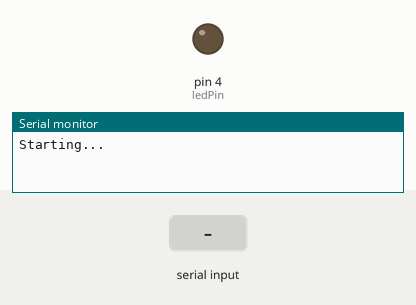
The sketch below on a simulated Arduino Uno, built with avr-gcc and run on an emulated ATmega328P. Shown: output pins drawn as LEDs (lit = HIGH), the last lines printed to the serial monitor. Inputs (shaded band) come from the test bench. The modem accepts every AT command (registered, SIM ready, sends succeed) and sends nothing else.

Above: at 0.8 s.
0.9 s: "1\n" received over the second serial link
At 28.16 s:
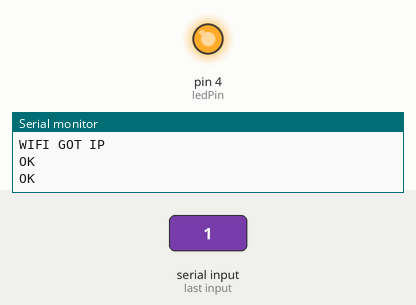
Timing chart, 0 to 29.5 s (numbered marks = the images above; inputs shaded):
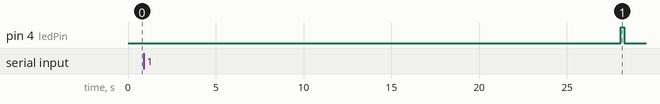

The sketch:

ThingSpeakOnly.ino
```cpp
#include <SoftwareSerial.h>

#define DEBUG true

// LED at D13
int ledPin = 4;

// Potentiometer at A0
int potPin = 0;

// replace with your Thingspeak channel's API key!!!
String apiKey = "4DJN7QW9K2ZZR0YS"; // ****************************************************************** Change this!

// UNO's D10 connected to ESP's TX
// UNO's D11 connected to ESP's RX via resistor network
SoftwareSerial ESP01(2,3); // RX, TX

void setup() {
  pinMode(ledPin, OUTPUT);
  Serial.begin(9600);
  while (!Serial){
  }
  Serial.println("Starting...");
  ESP01.begin(9600);
  //***************************************Shift access point connection to here!
  // Reset ESP8266, put it into mode 1 i.e. STA only, make it join hotspot / AP,
  // establish single connection
  Serial.println();
  sendData("AT+RST\r\n",2000,DEBUG);
  sendData("AT+CWMODE=1\r\n",2000,DEBUG);
  sendData("AT+CWJAP=\"iPhone\",\"konopowa\"\r\n",20000,DEBUG);
   // ****************************************************************** Change these!
  sendData("AT+CIPMUX=0\r\n",4000,DEBUG);

}

void loop() {

  // Blink LED on board
  digitalWrite(ledPin, HIGH);
  delay(200);
  digitalWrite(ledPin, LOW);

  // Read potentiometer value
  float sensorValue = analogRead(A0); // 10 bit result: 0 - 1023
  String temp = String(sensorValue); // convert to string
  Serial.println("\n");
  Serial.println(temp);

  // Make TCP connection
  String cmd = "AT+CIPSTART=\"TCP\",\"";
  cmd += "184.106.153.149"; // Thingspeak.com's IP address
  // ****************************************************************** Change this!
  cmd += "\",80\r\n";
  sendData(cmd,4000,DEBUG);

  // Prepare GET string
  String getStr = "GET /update?api_key=";
  getStr += apiKey;
  getStr +="&field1=";
  getStr += temp;
  getStr +="&field2=";
  getStr += temp;
  getStr +="&field3=";
  getStr += temp;
  getStr +="&field4=";
  getStr += temp;
  getStr += "\r\n";

  // Send data length & GET string
  ESP01.print("AT+CIPSEND=");
  ESP01.println (getStr.length());
  Serial.print("AT+CIPSEND=");
  Serial.println (getStr.length());
  delay(500);
  if( ESP01.find( ">" ) )
  {
    Serial.print(">");
    sendData(getStr,4000,DEBUG);
  }

  // Close connection, wait a while before repeating...
  sendData("AT+CIPCLOSE",18000,DEBUG); // thingspeak needs 15 sec delay between updates
  sendData("AT+RST\r\n",2000,DEBUG);
}

String sendData(String command, const int timeout, boolean debug)
{
    String response = "";
    ESP01.print(command);
    long int time = millis();

    while( (time+timeout) > millis())
    {
      while(ESP01.available())
      {
        // "Construct" response from ESP01 as follows
         // - this is to be displayed on Serial Monitor.
        char c = ESP01.read(); // read the next character.
        response+=c;
      }
    }

    if(debug)
    {
      Serial.print(response);
    }

    return (response);
}
```
